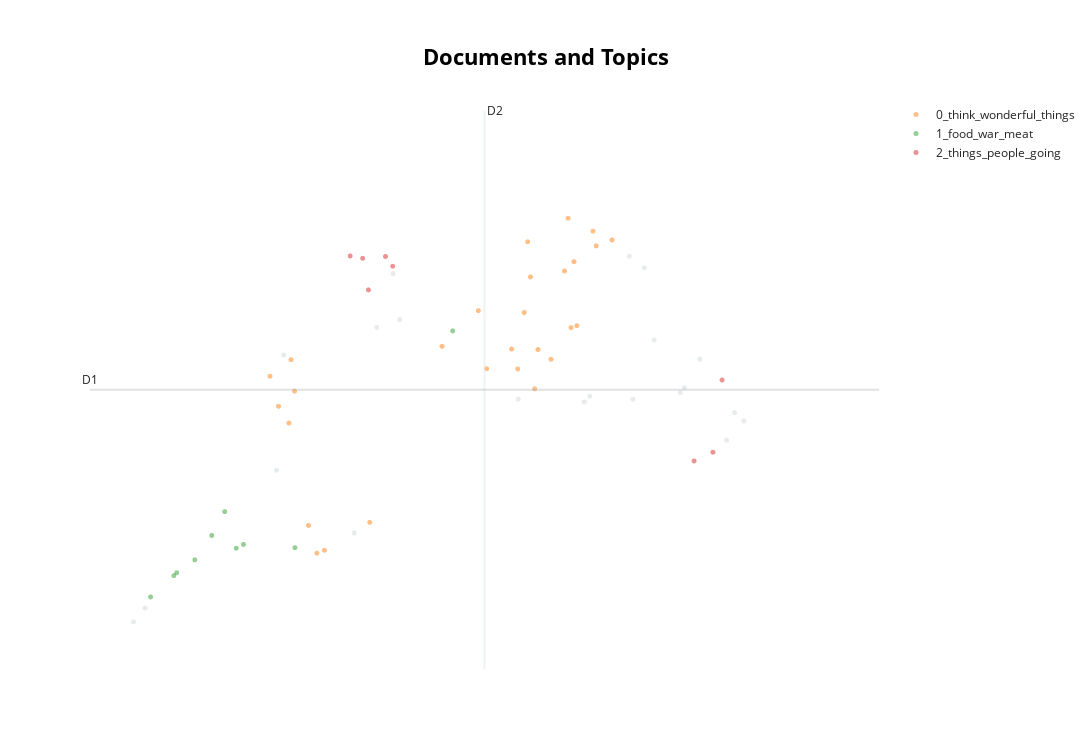

The code cell stored with this chart in its notebook:
### Code cell
seed_topics = [["spouse", "marriage", "family"],
               ["food", "ww2", "relationships"],
               ["social programs", "depression", "politics"],
               ["travel", "adventurous"]]

topic_model = BERTopic(umap_model=umap_model,
                       hdbscan_model=hdbscan_model,
                       vectorizer_model=cv_model,
                       ctfidf_model=ctfidf_model,
                       seed_topic_list=seed_topics,
                       calculate_probabilities=True)

topic, probs = topic_model.fit_transform(docs)

topic_model.visualize_documents(docs, reduced_embeddings=reduced_embeddings, hide_annotations=True)

### Figure 1 — Plotly figure (JSON) as saved in the notebook; plotly's stock layout.template omitted (floating-point values rounded to 4 significant figures)
{"data": [{"hoverinfo": "text", "hovertext": ["And so they, they traveled. They were not afraid of their world. It was my intention that my children would all be not afraid of the world. My father taught me not to be afraid of the world and enjoy it. And that is what I try to impart with our children.", "Well, I think that we are getting more open to changes in ideas, and I think that people, for instance, people who are gay or people who have different kinds of other things going on. We are, we do not judge them as like we did years ago, and I think that is very, very positive because I think whoever we are, that is who we are and we need to be all respected as God made us all certain ways and we have to just go, as they say, go of the flow. There is a lot of wonderful people, this world that are not just exactly like each other. We are all a little different.", "Now I think the parents have a big responsibility to not allow their children to be on, on games. A, you know, certain amount of time a day, fine, but not for, not constantly. Because you need, you need to get to know People and talk to people and interact. You need a lot of different things in this world. If you go to college and you learn everything from a book and you have not learned from experience, uh, it just does not work. Uh, you have to have the experience of interaction with people and doing things plus the book learning, and then you are a rounded.", "Well, actually, I somehow learned how important it was to listen to your gut or your spirit, whatever you want to call it, because there is some sort of a little situation inside your Body that your mind or your spirit that tells you what to do if you, if you tune into it.", "Something called the GI Bill, which was a wonderful bill that they put through Congress, which allowed any service man to go to college for free. For free. It was wonderful. So he, what he did is he came out here and he ended up going to Santa Clara University and he only had had two years before the war was ended, but they let him stay for four years and he got his education and we got married during that time and that was a really good decision.", "Still, I do not know if you have heard about it, but there is something in the forties was called the CCC conservation corps. And we had a president called President Franklin Delenor Roosevelt, and in my mind, in my husband's mind, we think he is a wonderful man. He is behind a whole social security program and thank goodness we have social security.", "And so I think our home attitude and how we lived was slower pace and. There was a, maybe some racial injustice, but I do not know. On the whole, I think people got along pretty well. I do not think there was a lot of of crime. There was also, there was always crime, but not overtly like there are in the big cities, the world.", "And I would have taken airplane flights, but they were not available when I was that age. I was, I was born 1930, so just before the second World War started. In 1941 when Pearl Harbor was attacked, I was only 10 and it was, uh, that was really a change. Oh my goodness. Oh my goodness. It was a big change. There was so much, so much propaganda making us hate the Japanese for attacking Pearl Harbor.", "But I had, I wanted a big family because I was born in a family that was not big and I was bored. And my father, I do not know if you know what a hobo is. A hobo is somebody who rides the rails, rides the rails, and my father had a lot of adventures before the first World War. He was born in eighteen eighty nine, two years before the turn of Century, and so about probably about 1915.", "That is an interesting question. I. That is interesting. I, I took a train trip I remember from San Jose to Los Angeles when I was 10, just before Pearl Harbor that year, and that was very exciting.", "Yes. Yes. Yes. And right now I understand, you know, there is a huge amount of people that are trying to call you up and scare you, and they tell you that the IRS wants to get, is going to get you in different things and they are, they are just doing all kinds of terrible, stealing money from people and just doing all sorts of evil things to kind people who are at home and who are not ready for being hacked and being tripped very bad.", "Yep. I had it happen to me one day and I fell for it till I woken and I turned it around, but it could happen to anybody. It is amazing how they con you. So anyway, you have to really be on your toes and realize that certain governmental offices, like the irs, et cetera, they will not call you on the phone if they want to get hold of you. They do it by mail. ", "Like right now when the virus we are going through. I have noticed that there is so much fear. I, I do not mean to say that I am not afraid. I do not, I do not want to get the virus, but I do not want it to ruin my life. Every day when I get up to worry, worry, worry. I do not think that is what we can do. Whenever I start worrying too much, I know it is time to make a pot of soup so I can share soup with a neighbor. You know? We just have to not, not worry. That is not the message. ", "Taylor : Yeah. We do not like those scam callers", "Oh, I never even, oh, I thought for sure. I was born in 1930 and I used to think about Uh, the turn of the century and I thought I was 70 years old. Oh my goodness. No, I will be dead by then. So being alive now at 90 is a big shock, but luckily I am in pretty good shape. You get tired. That is the one only thing about being 90. You do get tired, but just try to eat a lot of vegetables and fruit and grains and stay away from the meat, that is my advice. ", "Well, I think the computer industry, there is good things about it, but there is a lot about it that I do not like. I do not, I do not like Facebook. I will not have any part of Facebook and because people do not, young people especially do not know how to manage it. They tell too many of their secrets that they let people frighten them and get them depressed. You know, that was not the intention to start. ", "I feel for the younger generation, very much that they are too attached to the, to their, the games and all the things they do inside. There is not enough recreation outside. Uh, when our family grew up on the street, there was, oh, maybe like 20 kids and playing outside in the, playing baseball and having, just playing, plain fun.", "And I have a special book that I just love called The Four Agreements. I would really suggest you read the Four Agreements. It is a very simple way of looking at life and every, every day I think about one of the agreements about how it is affecting me and how I can interact with other people with more kindness and listening. You got to learn to listen.", "Well, I think that the last four years have been such a disaster that I think we are going to all work together for the future in a happier mode and get things done. Just simple things. Basically, people need jobs and they need to be cared about, and we, the bottom line is we have to care about each other. We cannot judge people. We have to work with them and try to bring out the best. People have a lot of good characteristics and we have to bring it out and help them get educated, but also help the good jobs. And I think it is going to happen. I really do. Because I think we are going to have a wonderful administration and a lot of people working for positive results. ", "There is so many lonely people that lately I have been writing postcards to people telling them, pass them on to somebody else. You know, fun. Make plans. I hope someday I can still go to Yellowstone. I have not seen Yellowstone. I have seen a lot of the world, but not Yellowstone, but just you just have, have thoughts that are positive.", null], "marker": {"color": "#CFD8DC", "opacity": 0.5, "size": 5}, "mode": "markers+text", "name": "other", "showlegend": false, "x": [10.74, 11.14, 9.888, 10.41, 3.84, 3.994, 5.83, 7.37, 7.281, 7.066, 11.81, 11.93, 11.35, 11.7, 5.736, 10.46, 9.817, 10.61, 11.09, 6.766, 8.942], "y": [9.009, 8.29, 8.158, 10.27, 4.752, 4.96, 8.783, 9.319, 10.01, 9.201, 7.912, 7.786, 8.721, 7.495, 7.041, 8.113, 8.075, 10.1, 8.214, 6.094, 8.115], "type": "scattergl"}, {"hoverinfo": "text", "hovertext": ["I ended up teaching. I ended up teaching in a woman's jail for six years. I later ended up teaching seniors for six years and helping one of my sons go to college. But it really, if I could give one, one advice to everybody is listen to your gut or your spirit, whatever you want to call it. That is my message and it really changed my life.", "Well, like I said, I think it is fun to garden. I think it is fun sometimes in the year that too, you can walk and enjoy. Enjoy the scenery. We have lots of beautiful flowers here in California and I think it is wonderful to cook and bake right now during this virus we are having, having. ", "Well, I always wanted to be an attorney. And the funny thing is that when I met my husband and I went back, he was from Illinois and I went back and met his family. His oldest brother was an attorney who was born on my birthday. So , I guess he became the attorney and I did not. But uh, no, I. I am glad I did not become an attorney.", "If you could speak to your younger self, what advice would you give? Hmm. Well, I do not, it was really interesting. When I was growing up, there were three choices for women. To work as a job, a secretary, nurse, or teacher. And none of those appealed to me at my young age. And so when I met my husband to be, he had gotten out of the service. Second World War was over and he had.", "I went to college for one year, and then I was a mom and I really loved being a mom. So we had numerous children and they were all very active doing things, making things, being active. Boys all had paper routes and had a little bit of money that way, and the girls did a lot of babysitting and a lot of sewing, and a lot of helping canning fruit.", "But I was only, I had a sister. When I was nine years old, my mother had a little girl, my sister, and when she was three years old and I was 12 years old, I knit her a sweater, a little red sweater. I will never forget it, and I am so proud of that in my own heart. So I think the things we can create are just very, very important. Yes. ", "We had so much. It was, it was a delight. And after my husband and I got married, we took, we took that playhouse apart and took it over to where we had our first tract home in 1950 and we put it up and so our children were able to enjoy that playhouse also. So I think getting, having time to grow up and be kids is very, very important. Very, very important. We really have to work hard on letting children be children.", "Yep, very very important. It makes you ready for be to be a salesman if you have that interview. All kinds of things start out when you are young and you develop them.", "Read or write or anything to fill the cracks in the day. And it is really been fun. I have gotten to know a lady from church that likes to knit also, we have been sharing different patterns and different things and having a lot of laughter. It is been fun. So I think it is very, it is tranquilizing. You do not have to take tranquilizers or all kinds of pills when you do hand work because your mind just escapes the everyday life, the everyday world.", "I, I would have liked to learn all those things, but it is a very stressful life and I do not know, I think I enjoyed what I did better. And in those days anyway, there was a lot of different things that we did with our children and they learned all kinds of things. They, I had them Involved in traveling and all kinds of things and camping and just doing all kinds of things, going to the beach.", "So I talked to my lady that was in charge of the adult education and then we talked about it and she looked at me after a while and she said, I can. Make you a full fledged teacher in one subject. So in that conversation I was able to switch from $5 an hour to 17.50 an hour, and it was all because I listened to my gut and my life changed so radically.", "What was the biggest milestone? Mm-hmm. . I do not know. Let me think about that. Well, you know, a lot of the milestones are not milestones at the time. You do not think of it that way. And I think if your attitude is positive and open, I do not think the milestones look like milestones. You look back on them and they are milestones for, for sure.", "Well, I like to make things. Right now I am knitting and I find that when it is cold or when you cannot go outside, it is nice to have something, has some handwork, something, whatever you like to do at embroidery or knit or.", "So then it became Japan-town. So even today in San Jose, we have a wonderful Japan town and so I love to take people there cuz it is like, it is like going to San Francisco, but we do not have to drive 50 miles away. So I love if you ever come to San Jose, go to Japan Town and have lunch or dinner. It is really fun.", "First of all, I still have a strong voice at the age of 90, so a lot of people on the phone do not think I am 90, but this year I am 90 and I have lived in Santa Clara Valley, which is now called Silicon Valley, oh, most of my life. It is a wonderful place to live. Wonderful weather. Close to the ocean. So that is where I grew up and it was a, I grew up in a town of Santa Clara, which was right next to San Jose, and it was a town of 5,000 people at the time. Very low key, very nice place to grow up. It was able to ride my bicycle all over the place. Had a lot of freedom. So that is me.", "So I got a job as an aide with another teacher for $5 an hour and was not a lot of money, but it was quite a while ago and it was fun. So I did that two or three mornings a week, but I decided that I did not want to work with this teacher anymore. I listened to my gut. And I did not have to work, so I thought, why should I do something that I do not want to be doing with a person I do not want to be doing it with?", "And if you do not follow that, it usually you have fallen a in a ditch along the way. You really need to listen to your spirit. Your spirit guides you beautifully, beautifully. And what happened to me when all my children got to school, I wanted to have a little job. . So I had a friend that worked for adult education here in Santa Clara Valley, and she told me how I could get a job as an aide.", "You know something, I do not think I would take you up on that. Because you know, life is a real mixture and there is wonderful, and there is some things you do not want to live agains. So, um, I think my childhood was very, very happy. I had a happy life so, I really do not know that I would want to live any of my years again. They were, I had wonderful times raising our children. We decided to have a large family and so we ended up with six daughters and four sons and they are all alive and doing well today. Very proud of them. And, uh, our son, Toby, is living at Pittsburgh and he has a daughter named Taylor who is doing this podcast. So that is where I am at. ", "We live in a valley that had lots and lots of wonderful fruit. Apricots, pears, plumbs prunes. So everybody was kind of involved with the fruit industry. It is a wonderful place to grow up. ", "It was really a bad time as far as, you know, turning on hate onto each. It was bad, but a good thing happened in our downtown San Jose. About that time, I do not know exactly what it was, there was a, a group of Chinese people that lived down there. And anyway, some of the Europeans came in one night and burned them all out, and it was a terrible shock. And also a German man gave the Chinese people a few acres to start a new community. Just a few, a few miles away. Which was incredibly wonderful. And after a while there was a lot of Chinese people there and then slowly they kind of moved in different places in San Jose. And so after the second World War, the Japanese people settled in the same area mostly.", "And my husband's brother Bob was a Catholic priest, so he was there at our wedding. And then we had, we had a reception in the afternoon and that was fun. And then my parents had purchased a piece of land over along the ocean in Santa Cruz and they had beginning of a house there, so that is where we were,  for the first few days of our honeymoon.", "I do not do that. He helped me with everything. We just did everything together. And looking back, it was just a miracle that I found a man who had that kind of a good, positive attitude. He was from a large family, he liked. Having a large family, so we ended up having a large family, and now I have a lot of my daughters and my sons. They are wonderful, wonderful people, and they have grown up to be very responsible and very proud of them. ", "Hmm. Legal. I have to think about that one for a while.When you have cities that are, that are not, uh, overpopulated, people get along better than they do. They, they have made tests with, uh, with animals and they have found that there is a lot more aggression when you have too many people, or in that case, animals taking over a certain amount of space. So by living in Santa Clara and also going to Santa Jose of high school, we were not, uh, overcrowded.", "Well, my dad. I had a friend that came over and they built me a playhouse in the backyard. And the most fun, I had a neighbor across the street, Patty Jackson, and she and I, my mother would give me her old, uh, curtain for the living room. And we would put on hats and we would get, we would put on old high heels and we would just walk around the block, all dressed up.", "Well, I am working very hard on not going to a facility. My husband and, I want to stay our home, and I think you  have to keep. Like thinking forward. You have to think forward and think happy thoughts and do things together with people, do things together. I like to write letters.", "Well, you are a wonderful, wonderful granddaughter and I am very proud of what you are doing, and I cannot see what you are going to do in the next years.", "So that was fun. So that was a, a very, very happy day for me and I really lucked out. One of the most important things now I realize in, in having a partner is to have a real partner. And my husband, I have been married to him now for over 70 years, and he never ever said to me when I asked him to help me, that is woman's work.", "What actually happened to me, I, when I started working, I told my husband, I am taking out a savings account at the bank just for my money, because when I get enough of it, I am going to take you on a trip. So when I got enough of it, I took him to Austria, where his relatives were from, so I was able to make my dream come true."], "marker": {"opacity": 0.5, "size": 5}, "mode": "markers+text", "name": "0_think_wonderful_things", "text": ["", "", "", "", "", "", "", "", "", "", "", "", "", "", "", "", "", "", "", "", "", "", "", "", "", "", "", ""], "textfont": {"size": 12}, "x": [9.975, 6.16, 9.68, 9.554, 9.159, 8.853, 8.934, 9.02, 6.272, 9.718, 9.932, 9.203, 6.372, 5.976, 5.763, 9.601, 10.18, 9.641, 5.901, 5.929, 7.931, 9.066, 5.649, 8.523, 6.972, 9.375, 8.412, 9.103], "y": [10.43, 6.208, 10.19, 10.05, 8.272, 8.873, 8.572, 9.424, 5.789, 9.226, 10.65, 8.865, 5.832, 8.237, 8.008, 10.85, 10.52, 9.196, 7.754, 8.711, 8.913, 10.49, 8.462, 8.575, 6.254, 8.718, 9.453, 9.962], "type": "scattergl"}, {"hoverinfo": "text", "hovertext": ["The thing is that during the second world, The people who created food, they started planage and they had a big plan when the war was over. They had all these things that they made, which they called food and it put it in boxes, but it really was not food anymore. But people got conned and people started getting, what happened was during the war, We had rationing as far as meat.", "My wedding, well, we were married pretty close after the second World War, uh, it stopped. So things were, there was not a lot of. bridal Things and things to buy first. Because when you have a war, then changing the transition, it is almost like an earthquake. I mean, it takes a long time to ever have everything settled down. So anyway, we were Catholic and we, they started having, they called nuptual masses, which meant it was a mass in which, which a celebration during which you were married.", "We had enough, but we, it was ration and sugar, things like that. But the men who were fighting the war, they were given all kinds of meat that make them be more aggressive. So when they got back from the war, there were a lot of jobs. And they had plenty of money and they wanted meat, meat, meat. And that is when the big meat obsession started in America.", "He said. He said, I will never forget that day in my life when they took us to the camp and we showered and we got clean clothes and I had the most wonderful breakfast. I had all the bacon and eggs and toast and coffee I ever wanted. He said it changed my whole life. So Franklin Roosevelt set up this conservation  corp and", "Polenta and lots of pastas and salads. Lots of fun things. Yeah, that sounds good. Yep. My husband's 95 and he still has his hair, I said, thank me I did not feed you stuff that make your hair fall out. ", "Every, so many people I talked to were making sourdough bread. In fact, a couple came over yesterday and brought me some of the couple slices of her bread. Oh, is it delicious. So it is, it takes a lot of energy to make sourdough, cuz you have to time it. Boy was delicious. So making, making food is fun. ", "I love tapioca, pudding. It is really good. I like it. Yeah, good for you too. You know, tapioca is from a root, and it was in Asia, I think, and you could not get it much during the second World War. So what was the other question? ", "So I am actually now a vegetarian and I really enjoy all kinds of good things That is right. That is right. Oh, I love polenta. I have a wonderful recipe for polenta. I think it is fun to find, I call them peasant recipes. It is what the peasants used to eat real simple food like soups and", "Uh, have, repeat that question. Oh, comfort food. Yes. A comfort food. Well, you know what? I love tapioca pudding and I have not made it for a long time. And, and you put later on, at the end of it, you fold in the egg whites and so it is kindy, it is wonderful. ", "And that is why now we have so many sick people because of they, they are so unbalanced and they are the way they eat. There is a lot of information out now about how to eat. And you can find it if you look for it. Because it is, it is getting stronger and stronger. Because we have to get well, we have to take care of ourselves. So I am actually now a vegetarian and I really enjoy all kinds of good things"], "marker": {"opacity": 0.5, "size": 5}, "mode": "markers+text", "name": "1_food_war_meat", "text": ["", "", "", "", "", "", "", "", "", ""], "textfont": {"size": 12}, "x": [4.376, 8.072, 4.413, 4.067, 5.05, 5.981, 5.203, 4.878, 5.298, 4.653], "y": [5.449, 9.147, 5.493, 5.128, 6.416, 5.872, 5.864, 6.057, 5.921, 5.688], "type": "scattergl"}, {"hoverinfo": "text", "hovertext": ["That is right. One was called the wpa, and even today, if you are driving along Country Roads, you will see, where is there is a little bridge You will see wpa. A lot of people do not know what that means but they are still around. All the things that they did. Now a lot of it needs to be redone because over time things do disintegrate.", "Well, I think in some ways you know that we know things too quickly and I think it can make people who are worried type of people, I think it makes them very upset.", "Anyway, what happened was they knew during depression that lot of people were wandering around because they had, things were so bad, there were not any jobs. It was really horrible and people were starving. So what they did is they set up camp and then they would go into the little town with the, the trains would stop, and this was after the hobos.", "He started riding the rails and he told me that he had ridden, at that time there were 48 states and he told me that he had been in 46 in the 48 states, and they would ride the rails and then when a freight train would stop, it was freight cars. When a freight train would stop, they would all get out, whoever was on the train, get out, they would find a tree or someplace they could get out of the shade, get in the shade.", "All, all kinds of things that they did in the countryside. Probably fixed bridges and fixed roads that they made work. You have to do that when you have trouble. We are having the same situation now, so we are going to pray that things change. ", "Whatever, and then they would share their food and then sometimes they would go into town and try to see if they get rake leaves or do some work for people, make a meal. And so they could get a meal or something from the P, the homeowners, but they were not, they were good people. They were just, As we say, we are just moving around and enjoying things, and sometimes when things got real tough in depression later, some people would leave home just because it would make it easier on the parents to feed the younger children.", "They maybe still call hobos, but they would take them off the train and they would say, come on, we are going to take you the camp and we are going to get, we are going to feed you and we are going to give you some clean clothes. New clothes. So they take them out to the camps and they let them have a shower. They, shave them. And one time I heard a recording similar to the one I am making here about, and a man was telling about he was the one that was rescued from one of these situations where he was hungry, so hungry, they did not know what he was going to do.", "Hmm. Good telephones. I think the telephone systems are horrible now, and then having all those brutal phone calls come through all the time. It is disgusting. I think a lot of their people that are in Congress do not know what to do about these kind of things, and so they just ignore them. And we got to to say, we have to suffer by having these bad phone calls come in and interrupt our day so many times."], "marker": {"opacity": 0.5, "size": 5}, "mode": "markers+text", "name": "2_things_people_going", "text": ["", "", "", "", "", "", "", ""], "textfont": {"size": 12}, "x": [11.27, 11.64, 6.878, 6.955, 6.713, 7.181, 7.277, 11.52], "y": [7.182, 8.405, 10.24, 9.767, 10.28, 10.27, 10.12, 7.313], "type": "scattergl"}], "layout": {"shapes": [{"line": {"color": "#CFD8DC", "width": 2}, "type": "line", "x0": 8.494, "x1": 8.494, "y0": 4.039, "y1": 12.48}, {"line": {"color": "#9E9E9E", "width": 2}, "type": "line", "x0": 3.264, "x1": 13.72, "y0": 8.258, "y1": 8.258}], "annotations": [{"showarrow": false, "text": "D1", "x": 3.264, "y": 8.258, "yshift": 10}, {"showarrow": false, "text": "D2", "x": 8.494, "xshift": 10, "y": 12.48}], "title": {"font": {"size": 22, "color": "Black"}, "text": "<b>Documents and Topics</b>", "x": 0.5, "xanchor": "center", "yanchor": "top"}, "width": 1200, "height": 750, "xaxis": {"visible": false}, "yaxis": {"visible": false}}}
